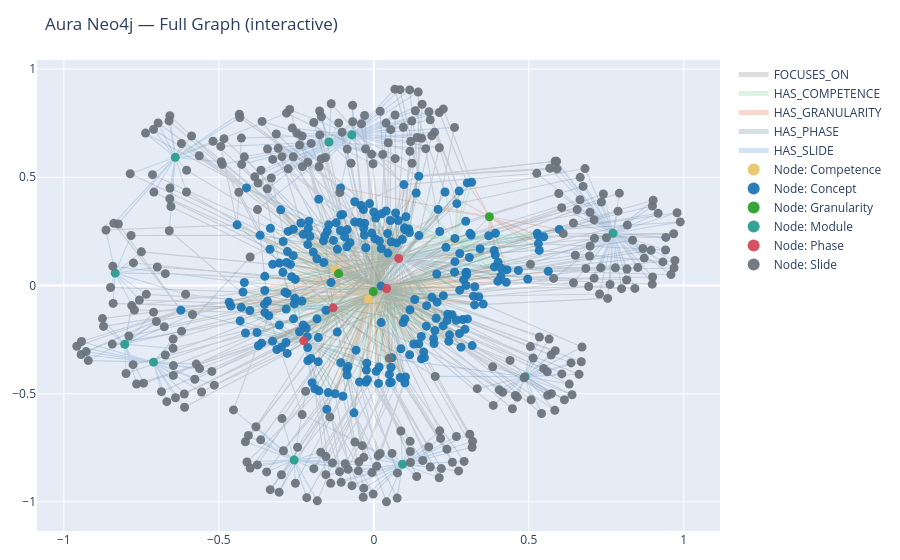

Notebook source saved alongside this figure:
### Markdown cell above
## 4.0 Fetches everything back from Aura

### Code cell
# =========================================================
# ONE-CELL: Fetch ALL nodes+rels from Aura Neo4j, Plot interactively (Plotly),
# and export a "run folder" with:
#  - exports/nodes_fetched.csv
#  - exports/rels_fetched.csv
#  - exports/cypher_fetch_used.cypher   (all queries used)
#  - plots/graph.html                  (interactive)
#  - plots/graph.png + plots/graph.svg (if kaleido installed)
# =========================================================

import datetime as dt
from pathlib import Path
import math

import pandas as pd
import networkx as nx
import plotly.graph_objects as go



# ---------- Cypher queries (exported) ----------
FETCH_NODES_ALL = """
MATCH (n)
WHERE n.id IS NOT NULL
RETURN
  n.id AS id,
  labels(n)[0] AS label,
  coalesce(n.name, n.id) AS name,
  coalesce(n.frequency, 0) AS frequency,
  coalesce(n.modules, 0) AS modules,
  coalesce(n.phase_mode, "") AS phase_mode,
  coalesce(n.competence_mode, "") AS competence_mode,
  coalesce(n.granularity_mode, "") AS granularity_mode
"""

FETCH_EDGES_ALL = """
MATCH (a)-[r]->(b)
WHERE a.id IS NOT NULL AND b.id IS NOT NULL
RETURN
  a.id AS source,
  b.id AS target,
  type(r) AS type,
  coalesce(r.value, "") AS value
"""

(EXPORT_DIR / "cypher_fetch_used.cypher").write_text(
    "// QUERY 1: FETCH_NODES_ALL\n" + FETCH_NODES_ALL.strip()
    + "\n\n// QUERY 2: FETCH_EDGES_ALL\n" + FETCH_EDGES_ALL.strip()
    + "\n",
    encoding="utf-8"
)

# ---------- run queries ----------
with driver.session() as session:
    nodes_q = [dict(r) for r in session.run(FETCH_NODES_ALL)]
    edges_q = [dict(r) for r in session.run(FETCH_EDGES_ALL)]

nodes_df = pd.DataFrame(nodes_q)
edges_df = pd.DataFrame(edges_q)

# Save raw fetched data
nodes_df.to_csv(EXPORT_DIR / "nodes_fetched.csv", index=False, encoding="utf-8-sig")
edges_df.to_csv(EXPORT_DIR / "rels_fetched.csv", index=False, encoding="utf-8-sig")

print("✅ Fetched:", len(nodes_df), "nodes,", len(edges_df), "edges")
print("✅ Saved exports to:", EXPORT_DIR)

### Figure 1 — Plotly figure (JSON) as saved in the notebook; plotly's stock layout.template omitted (floating-point values rounded to 4 significant figures; data arrays with more than 128 entries replaced by an {"elided": "..."} marker saying what was removed)
{"data": [{"hoverinfo": "none", "line": {"color": "#4B5563", "width": 1.1}, "mode": "lines", "name": "FOCUSES_ON", "opacity": 0.2, "showlegend": true, "type": "scatter", "x": {"elided": "936 float values"}, "y": {"elided": "936 float values"}}, {"hoverinfo": "none", "line": {"color": "#4AC16D", "width": 1.1}, "mode": "lines", "name": "HAS_COMPETENCE", "opacity": 0.2, "showlegend": true, "type": "scatter", "x": {"elided": "708 float values"}, "y": {"elided": "708 float values"}}, {"hoverinfo": "none", "line": {"color": "#D1490F", "width": 1.1}, "mode": "lines", "name": "HAS_GRANULARITY", "opacity": 0.2, "showlegend": true, "type": "scatter", "x": {"elided": "708 float values"}, "y": {"elided": "708 float values"}}, {"hoverinfo": "none", "line": {"color": "#1B6B7A", "width": 1.1}, "mode": "lines", "name": "HAS_PHASE", "opacity": 0.2, "showlegend": true, "type": "scatter", "x": {"elided": "708 float values"}, "y": {"elided": "708 float values"}}, {"hoverinfo": "none", "line": {"color": "#2F6FB0", "width": 1.1}, "mode": "lines", "name": "HAS_SLIDE", "opacity": 0.2, "showlegend": true, "type": "scatter", "x": {"elided": "936 float values"}, "y": {"elided": "936 float values"}}, {"hoverinfo": "text", "hovertext": ["<b>attitude</b><br>type: Competence<br>name: attitude<br>frequency: 0<br>modules: 0<br>phase_mode: <br>competence_mode: <br>granularity_mode: ", "<b>knowledge</b><br>type: Competence<br>name: knowledge<br>frequency: 0<br>modules: 0<br>phase_mode: <br>competence_mode: <br>granularity_mode: ", "<b>skill</b><br>type: Competence<br>name: skill<br>frequency: 0<br>modules: 0<br>phase_mode: <br>competence_mode: <br>granularity_mode: "], "marker": {"color": "#E9C46A", "line": {"width": 0}, "opacity": 0.95, "size": 9}, "mode": "markers", "name": "Node: Competence", "showlegend": true, "type": "scatter", "x": [-0.125, -0.01743, 0.2616], "y": [0.07418, -0.06266, 0.2092]}, {"hoverinfo": "text", "hovertext": {"elided": "236 str values"}, "marker": {"color": "#1F77B4", "line": {"width": 0}, "opacity": 0.95, "size": 9}, "mode": "markers", "name": "Node: Concept", "showlegend": true, "type": "scatter", "x": {"elided": "236 float values"}, "y": {"elided": "236 float values"}}, {"hoverinfo": "text", "hovertext": ["<b>high</b><br>type: Granularity<br>name: high<br>frequency: 0<br>modules: 0<br>phase_mode: <br>competence_mode: <br>granularity_mode: ", "<b>low</b><br>type: Granularity<br>name: low<br>frequency: 0<br>modules: 0<br>phase_mode: <br>competence_mode: <br>granularity_mode: ", "<b>middle</b><br>type: Granularity<br>name: middle<br>frequency: 0<br>modules: 0<br>phase_mode: <br>competence_mode: <br>granularity_mode: "], "marker": {"color": "#2CA02C", "line": {"width": 0}, "opacity": 0.95, "size": 9}, "mode": "markers", "name": "Node: Granularity", "showlegend": true, "type": "scatter", "x": [-0.1137, 0.3728, -0.001635], "y": [0.055, 0.3174, -0.02849]}, {"hoverinfo": "text", "hovertext": ["<b>M1</b><br>type: Module<br>name: Modul_1 Einführung in psychische Traumatisierung_modifiziert_fuer_bessere_Maschinenlesbarkeit<br>frequency: 0<br>modules: 0<br>phase_mode: <br>competence_mode: <br>granularity_mode: ", "<b>M2</b><br>type: Module<br>name: Modul_2 Trauma & Flucht<br>frequency: 0<br>modules: 0<br>phase_mode: <br>competence_mode: <br>granularity_mode: ", "<b>M3</b><br>type: Module<br>name: Modul_3 Psychodynamik der Traumatisierung & das Verlaufsmodell nach Fischer<br>frequency: 0<br>modules: 0<br>phase_mode: <br>competence_mode: <br>granularity_mode: ", "<b>M4</b><br>type: Module<br>name: Modul_4 Psychologische Erste Hilfe für Geflüchtete (1)<br>frequency: 0<br>modules: 0<br>phase_mode: <br>competence_mode: <br>granularity_mode: ", "<b>M5</b><br>type: Module<br>name: Modul_5 Traumatisierte Kinder & Familien begleiten<br>frequency: 0<br>modules: 0<br>phase_mode: <br>competence_mode: <br>granularity_mode: ", "<b>M6</b><br>type: Module<br>name: Modul_6 Übertragung, Gegenübertragung & Grenzen im Umgang mit Traumatisierten<br>frequency: 0<br>modules: 0<br>phase_mode: <br>competence_mode: <br>granularity_mode: ", "<b>M7</b><br>type: Module<br>name: Modul_7 Komplexe Traumatisierung & Langzeitfolgen<br>frequency: 0<br>modules: 0<br>phase_mode: <br>competence_mode: <br>granularity_mode: ", "<b>M8</b><br>type: Module<br>name: Modul_8 Geschlechtsspezifische Gewalt (GBV) & Flucht<br>frequency: 0<br>modules: 0<br>phase_mode: <br>competence_mode: <br>granularity_mode: ", "<b>M9</b><br>type: Module<br>name: Modul_9 Gemeinschaftsbasierte Gewalt, Rassismus & psychosoziale Unterstützung<br>frequency: 0<br>modules: 0<br>phase_mode: <br>competence_mode: <br>granularity_mode: ", "<b>M10</b><br>type: Module<br>name: Modul_10 Trauma und Migration & Kultursensible Arbeit<br>frequency: 0<br>modules: 0<br>phase_mode: <br>competence_mode: <br>granularity_mode: "], "marker": {"color": "#2A9D8F", "line": {"width": 0}, "opacity": 0.95, "size": 9}, "mode": "markers", "name": "Node: Module", "showlegend": true, "type": "scatter", "x": [-0.07075, 0.09262, -0.7107, -0.1448, 0.488, -0.6405, 0.7716, -0.2572, -0.8343, -0.8036], "y": [0.6965, -0.8262, -0.3545, 0.663, -0.4221, 0.5921, 0.2414, -0.8067, 0.05696, -0.2717]}, {"hoverinfo": "text", "hovertext": ["<b>Antecedent</b><br>type: Phase<br>name: Antecedent<br>frequency: 0<br>modules: 0<br>phase_mode: <br>competence_mode: <br>granularity_mode: ", "<b>Coping & Consequences</b><br>type: Phase<br>name: Coping & Consequences<br>frequency: 0<br>modules: 0<br>phase_mode: <br>competence_mode: <br>granularity_mode: ", "<b>Situative</b><br>type: Phase<br>name: Situative<br>frequency: 0<br>modules: 0<br>phase_mode: <br>competence_mode: <br>granularity_mode: ", "<b>Unknown</b><br>type: Phase<br>name: Unknown<br>frequency: 0<br>modules: 0<br>phase_mode: <br>competence_mode: <br>granularity_mode: "], "marker": {"color": "#D1495B", "line": {"width": 0}, "opacity": 0.95, "size": 9}, "mode": "markers", "name": "Node: Phase", "showlegend": true, "type": "scatter", "x": [-0.2261, 0.08003, -0.1312, 0.04104], "y": [-0.256, 0.1252, -0.1034, -0.01397]}, {"hoverinfo": "text", "hovertext": {"elided": "312 str values"}, "marker": {"color": "#6C757D", "line": {"width": 0}, "opacity": 0.95, "size": 9}, "mode": "markers", "name": "Node: Slide", "showlegend": true, "type": "scatter", "x": {"elided": "312 float values"}, "y": {"elided": "312 float values"}}], "layout": {"hovermode": "closest", "legend": {"itemsizing": "constant"}, "margin": {"b": 20, "l": 20, "r": 20, "t": 60}, "title": {"text": "Aura Neo4j — Full Graph (interactive)"}}}
